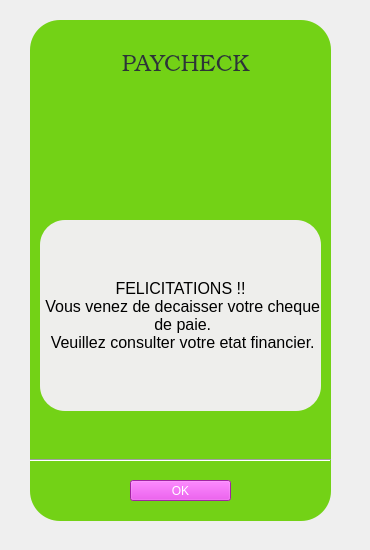
       <widget class="QWidget" name="interface_paycheck_transit">
        <widget class="QPlainTextEdit" name="affichage_carte_28">
         <property name="geometry">
          <rect>
           <x>30</x>
           <y>20</y>
           <width>301</width>
           <height>501</height>
          </rect>
         </property>
         <property name="styleSheet">
          <string notr="true">background-color: rgb(115, 210, 22);
border-radius:30px;</string>
         </property>
         <property name="backgroundVisible">
          <bool>false</bool>
         </property>
         <property name="centerOnScroll">
          <bool>false</bool>
         </property>
        </widget>
        <widget class="QPushButton" name="ok_paycheck_transit">
         <property name="geometry">
          <rect>
           <x>130</x>
           <y>480</y>
           <width>101</width>
           <height>21</height>
          </rect>
         </property>
         <property name="styleSheet">
          <string notr="true">font: 13pt &quot;Ubuntu&quot;;
color: white;
background-color: rgb(224, 52, 226);</string>
         </property>
         <property name="text">
          <string>OK</string>
         </property>
        </widget>
        <widget class="QLabel" name="photo_paycheck_4">
         <property name="geometry">
          <rect>
           <x>110</x>
           <y>90</y>
           <width>161</width>
           <height>111</height>
          </rect>
         </property>
         <property name="styleSheet">
          <string notr="true">border-image: url(:/images/image_paycheck.jpg);</string>
         </property>
         <property name="text">
          <string/>
         </property>
        </widget>
        <widget class="QLabel" name="titre_paycheck_4">
         <property name="geometry">
          <rect>
           <x>60</x>
           <y>50</y>
           <width>251</width>
           <height>31</height>
          </rect>
         </property>
         <property name="font">
          <font>
           <family>URW Bookman L</family>
           <pointsize>17</pointsize>
           <weight>9</weight>
           <italic>false</italic>
           <bold>false</bold>
          </font>
         </property>
         <property name="styleSheet">
          <string notr="true">color: rgb(46, 52, 54);
background-image: url(:/images/backg.jpg);
font: 75 17pt &quot;URW Bookman L&quot;;
border-radius:8px;</string>
         </property>
         <property name="text">
          <string>PAYCHECK</string>
         </property>
         <property name="alignment">
          <set>Qt::AlignCenter</set>
         </property>
        </widget>
        <widget class="QLabel" name="Info_paycheck_transit">
         <property name="geometry">
          <rect>
           <x>40</x>
           <y>220</y>
           <width>281</width>
           <height>191</height>
          </rect>
         </property>
         <property name="font">
          <font>
           <pointsize>12</pointsize>
          </font>
         </property>
         <property name="styleSheet">
          <string notr="true">background-color: rgb(238, 238, 236);
border-radius:25px;</string>
         </property>
         <property name="text">
          <string>FELICITATIONS !! 
 Vous venez de decaisser votre cheque 
 de paie. 
 Veuillez consulter votre etat financier.</string>
         </property>
         <property name="alignment">
          <set>Qt::AlignCenter</set>
         </property>
        </widget>
        <widget class="Line" name="line_26">
         <property name="geometry">
          <rect>
           <x>30</x>
           <y>450</y>
           <width>301</width>
           <height>20</height>
          </rect>
         </property>
         <property name="orientation">
          <enum>Qt::Horizontal</enum>
         </property>
        </widget>
        <widget class="QLabel" name="label_32">
         <property name="geometry">
          <rect>
           <x>0</x>
           <y>0</y>
           <width>361</width>
           <height>541</height>
          </rect>
         </property>
         <property name="styleSheet">
          <string notr="true">background-image: url(:/images/backg.jpg);</string>
         </property>
         <property name="text">
          <string/>
         </property>
        </widget>
        <zorder>label_32</zorder>
        <zorder>affichage_carte_28</zorder>
        <zorder>ok_paycheck_transit</zorder>
        <zorder>photo_paycheck_4</zorder>
        <zorder>titre_paycheck_4</zorder>
        <zorder>Info_paycheck_transit</zorder>
        <zorder>line_26</zorder>
       </widget>
